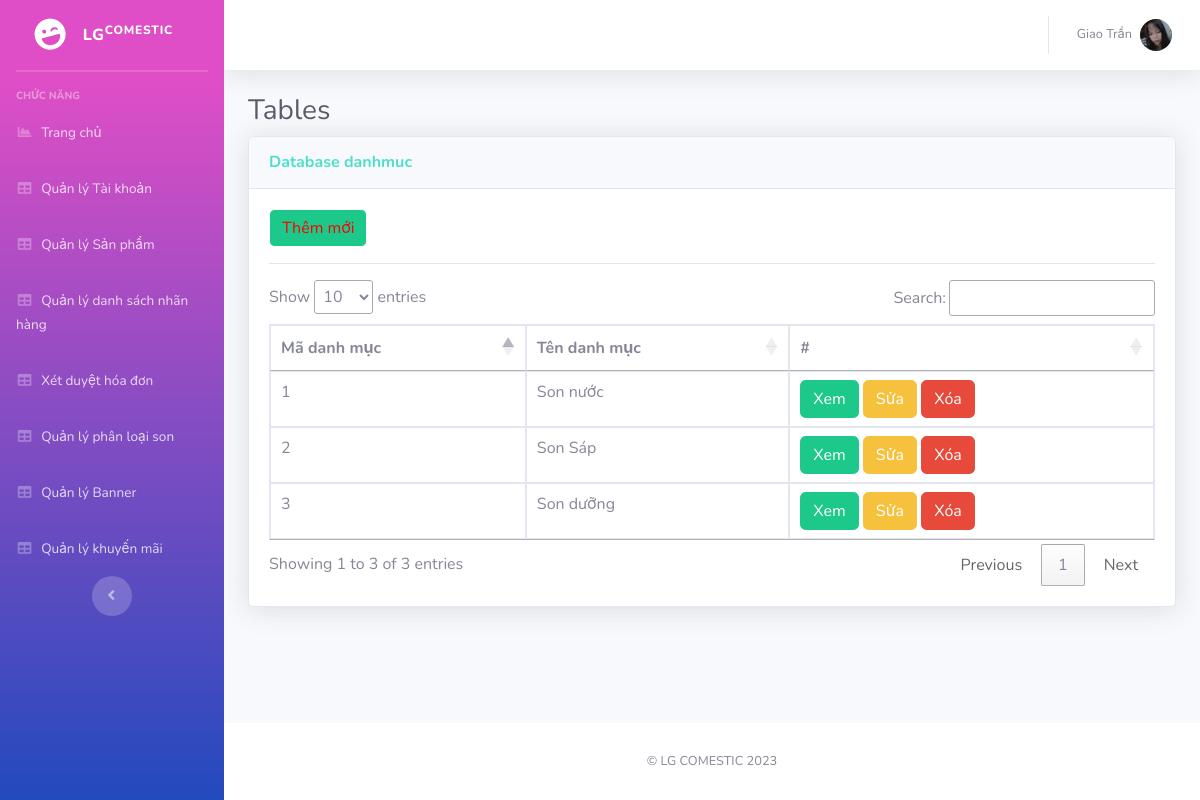
Screenshot of /Admin/index.php?mod=danhmuc (signed in) with the database file from the repository.
### tables this page shows
CREATE TABLE `danhmuc` (
  `MaDM` int(11) NOT NULL,
  `TenDM` varchar(255) DEFAULT NULL
);

### Admin/MVC/controllers/DanhmucController.php (called while the page is built, shortened)
<?php
class DanhmucController
{
	var $danhmuc_model;
	function __construct()
	{
		$this->danhmuc_model = new Danhmuc();
	}
	public function list()
	{
		$data = $this->danhmuc_model->All();
		require_once("MVC/Views/Admin/index.php");
	}
}

### Admin/MVC/Models/connection.php (called while the page is built, shortened)
<?php
    class Connection{
        function __construct()
        {
            $severname ="localhost";
            $username ="root";
            $password ="";
            $db_name ="shopmypham";
            $this->conn = new mysqli($severname,$username,$password,$db_name);
        }
    }
?>

### Admin/MVC/Models/model.php (called while the page is built, shortened)
<?php
require_once("connection.php");
class Model
{
    var $table;
    var $contens;
    function __construct()
    {
        $conn_obj = new Connection();
        $this->conn = $conn_obj->conn;
    }
    function All()
    {
        $query = "select * from $this->table ORDER BY $this->contens DESC ";
        require("result.php");
        return $data;
    }
}

### Admin/MVC/Models/result.php (called while the page is built)
<?php
$result = $this->conn->query($query);
$data = array();
while ($row = $result->fetch_assoc()) {
    $data[] = $row;
}
?>

### Admin/MVC/Views/danhmuc/list.php (the view, shortened to what this page needs)
<?php if (isset($_SESSION['isLogin_Admin']) && $_SESSION['isLogin_Admin'] == true) { ?>
<a href="?mod=danhmuc&act=add" type="button" class="btn btn-primary">Thêm mới</a>
<?php } ?>
<hr>
<table class="table table-bordered" id="dataTable" width="100%" cellspacing="0">
  <thead>
    <tr>
      <th scope="col">Mã danh mục</th>
      <th scope="col">Tên danh mục</th>
      <th scope="col">#</th>
    </tr>
  </thead>
  <tbody>
    <?php foreach ($data as $row) { ?>
      <tr>
        <td><?= $row['MaDM'] ?></td>
        <td><?= $row['TenDM'] ?></td>
        <td>
          <a href="?mod=danhmuc&act=detail&id=<?= $row['MaDM'] ?>" class="btn btn-success">Xem</a>
          <?php if (isset($_SESSION['isLogin_Admin']) && $_SESSION['isLogin_Admin'] == true) { ?>
          <a href="?mod=danhmuc&act=edit&id=<?= $row['MaDM'] ?>" class="btn btn-warning">Sửa</a>
          <a href="?mod=danhmuc&act=delete&id=<?= $row['MaDM'] ?>" onclick="return confirm('Bạn có thật sự muốn xóa ?');" type="button" class="btn btn-danger">Xóa</a>
          <?php }?>
        </td>
      </tr>
    <?php } ?>
</table>

### rows the page displays
danhmuc: MaDM "3", TenDM "Son dưỡng"
danhmuc: MaDM "2", TenDM "Son Sáp"
danhmuc: MaDM "1", TenDM "Son nước"

### other values shown
$_SESSION['login']['TaiKhoan'] "Giao Trần"
$mod "danhmuc"
